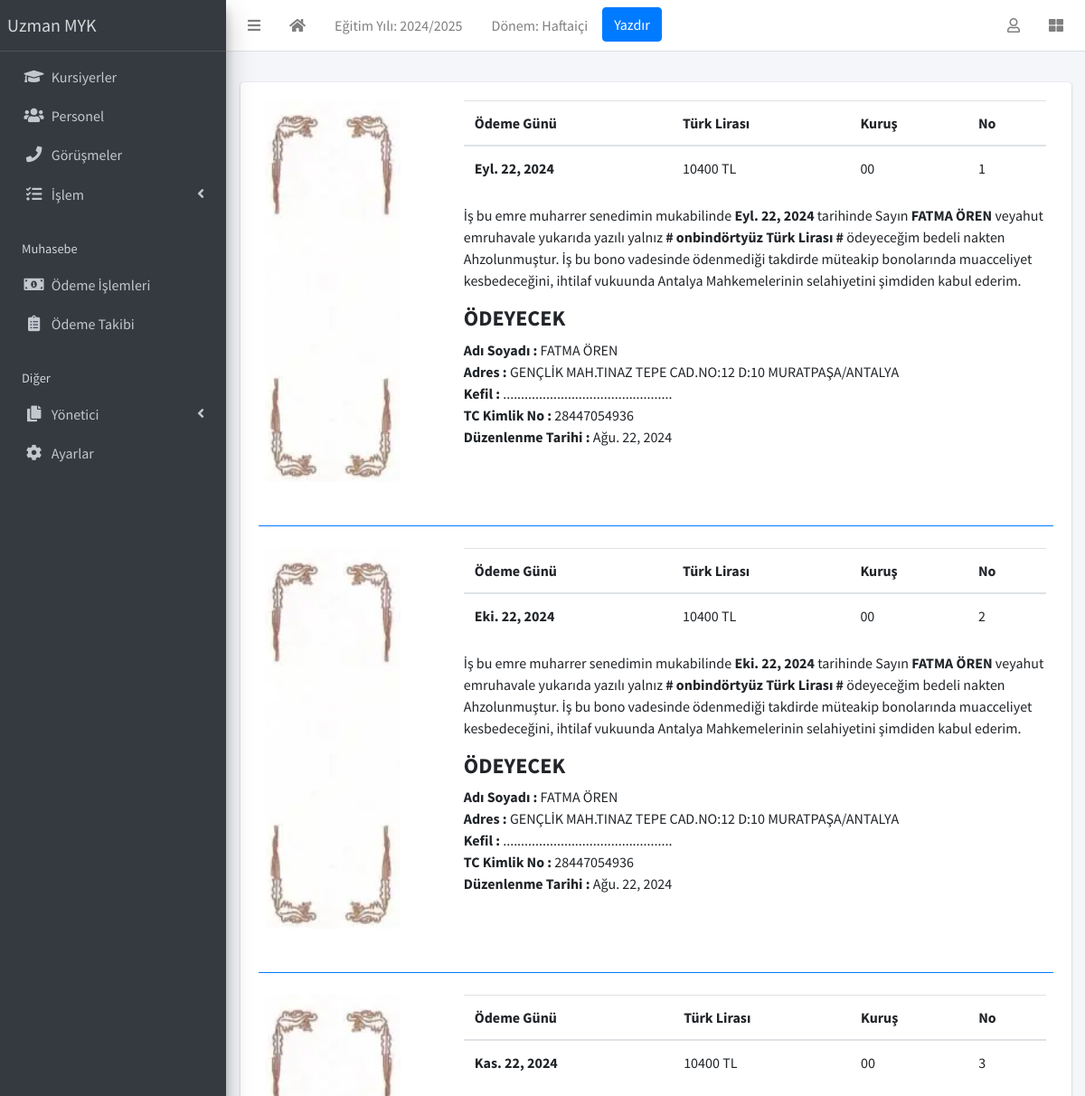
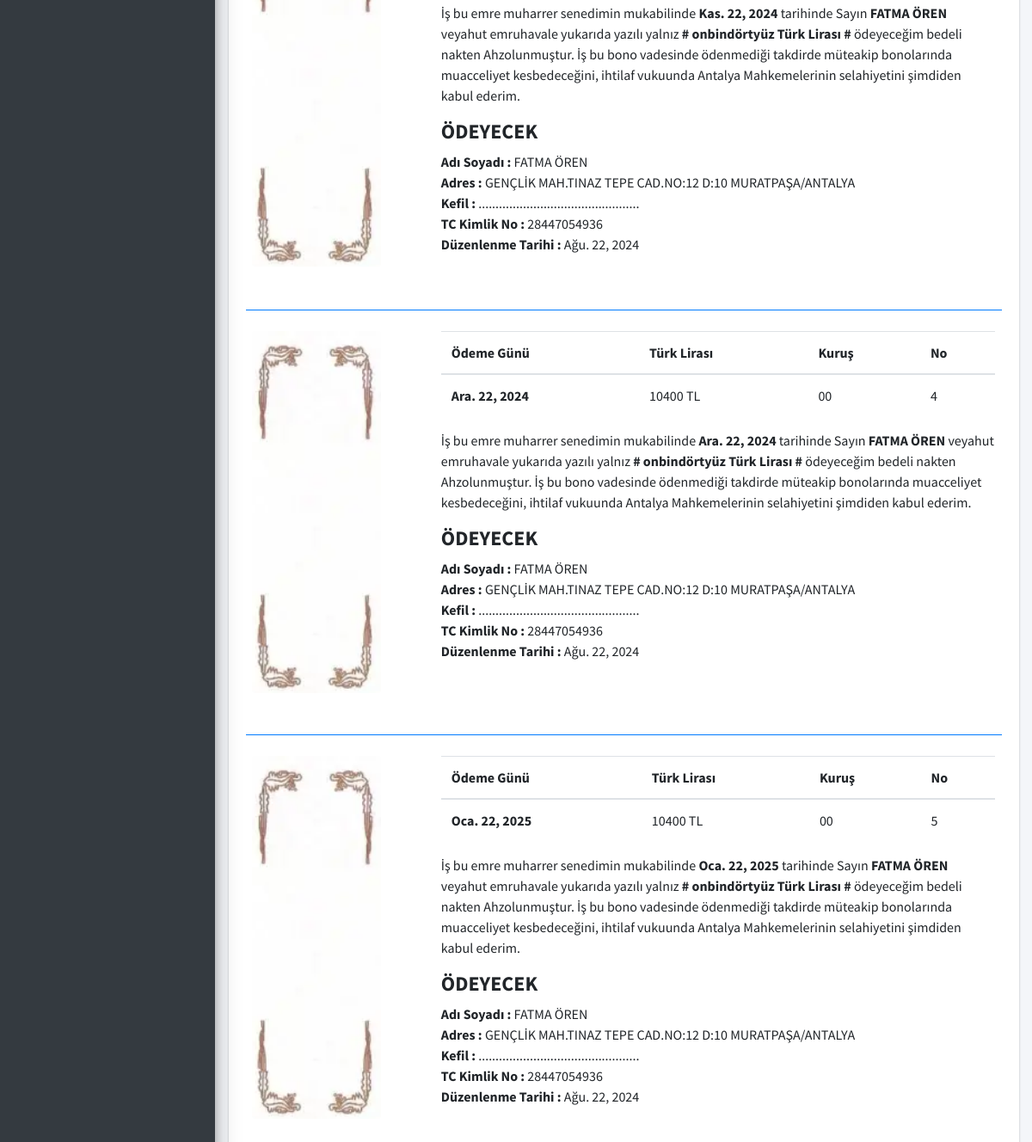
Page /student/student-senet/12 (signed in) on the committed database (2 pictures, top to bottom).
### apps/corecode/models.py (models this page shows, shortened)
class AcademicSession(models.Model):
    name = models.CharField(max_length=200, unique=True, verbose_name = "Eğitim Yılı")
    current = models.BooleanField(default=True, verbose_name = "Aktif Eğitim Yılı")
    class Meta:
        ordering = ["-name"]

class AcademicTerm(models.Model):
    name = models.CharField(max_length=20, unique=True, verbose_name = "Dönem")
    current = models.BooleanField(default=True, verbose_name = "Aktif Dönem")
    class Meta:
        ordering = ["name"]

class SiteConfig(models.Model):
    key = models.SlugField()
    value = models.CharField(max_length=200)

### apps/students/models.py (models this page shows, shortened)
class Student(models.Model):
    STATUS_CHOICES = [("active", "Aktif"), ("inactive", "Pasif")]
    GENDER_CHOICES = [("İlkokul", "İlkokul"), ("Ortaokul", "Ortaokul"), ("Lise", "Lise"), ("Üniversite", "Üniversite"), ("Yüksek Lisans", "Yüksek Lisans"), ("Doktora", "Doktora")]
    current_status = models.CharField(
        max_length=10, choices=STATUS_CHOICES, default="active", verbose_name = "Durumu"
    )
    registration_number = models.CharField(max_length=200, unique=True, verbose_name = "TC Kimlik No")
    firstname = models.CharField(max_length=200, verbose_name = "Adı")
    surname = models.CharField(max_length=200, verbose_name = "Soyadı")
    mobile_num_regex = RegexValidator(
        regex="^[0-9]{10,15}$", message="Girilen cep telefonu numarası doğru formatta değil!"
    )
    parent_mobile_number = models.CharField(
        validators=[mobile_num_regex], max_length=13, blank=True, verbose_name = "Telefon Numarası"
    )
    gender = models.CharField(max_length=100, choices=GENDER_CHOICES, default="male",verbose_name = "Öğrenim Durumu")
    date_of_birth = models.DateField(default=timezone.now, verbose_name = "Doğum Tarihi")
    date_of_admission = models.DateField(default=timezone.now, verbose_name = "Kayıt Tarihi")
    other_name = models.IntegerField(default=0, verbose_name="Taksit Sayısı")
    address = models.TextField(blank=True, verbose_name = "Adres" )
    others = models.TextField(blank=True, verbose_name = "Açıklama")
    passport = models.ImageField(blank=True, upload_to="students/passports/", verbose_name = "Öğrenci Fotoğrafı")
    class Meta:
        ordering = ["surname", "firstname", "other_name"]

### apps/students/views.py (the view)
# urls.py: path("student-senet/<int:pk>", StudentSenetView.as_view(), name="student-senet"),
class StudentSenetView(LoginRequiredMixin, DetailView):
    model = Student
    template_name = "students/student_senet.html"
    def get_context_data(self, **kwargs):
        context = super().get_context_data(**kwargs)
        student = self.object
        invoices = Invoice.objects.filter(student=student)
        total_amount_payable = sum(invoice.total_amount_payable() for invoice in invoices)
        total_amount_paid = sum(invoice.total_amount_paid() for invoice in invoices)
        context["payments"] = invoices
        context["total_amount_payable"] = total_amount_payable
        context["total_amount_paid"] = total_amount_paid
        context["total_balance"] = total_amount_payable - total_amount_paid
        kayit_tarihi = self.object.date_of_admission
        taksit_sayisi = self.object.other_name
        if taksit_sayisi > 0:
            taksit_tarihleri = [kayit_tarihi + relativedelta(months=1+i) for i in range(taksit_sayisi)]
            taksit_degeri = (total_amount_payable - total_amount_paid) / taksit_sayisi
            taksit_lira = int(taksit_degeri)  # Lira kısmı
            taksit_kurus = round((taksit_degeri - taksit_lira) * 100)  # Kuruş kısmı
            taksit_degeri_words = f"{num2words(taksit_lira, lang='tr')} Türk Lirası" + (f" {num2words(taksit_kurus, lang='tr')} Kuruş" if taksit_kurus > 0 else "")
        else:
            taksit_tarihleri = []
            taksit_degeri = 0
            taksit_degeri_words = "Sıfır Türk Lirası"
        context["taksit_tarihleri"] = taksit_tarihleri
        context["taksit_degeri"] = taksit_degeri
        context["taksit_degeri_words"] = taksit_degeri_words
        return context

### apps/corecode/context_processors.py (called while the page is built)
def site_defaults(request):
    current_session = AcademicSession.objects.get(current=True)
    current_term = AcademicTerm.objects.get(current=True)
    vals = SiteConfig.objects.all()
    contexts = {
        "current_session": current_session.name,
        "current_term": current_term.name,
    }
    for val in vals:
        contexts[val.key] = val.value
    return contexts

### apps/finance/models.py (called while the page is built)
    def amount_payable(self):
        items = InvoiceItem.objects.filter(invoice=self)
        return sum(item.amount for item in items)

    def total_amount_payable(self):
        return self.balance_from_previous_term + self.amount_payable()

    def total_amount_paid(self):
        receipts = Receipt.objects.filter(invoice=self)
        return sum(receipt.amount_paid for receipt in receipts)

### apps/students/templates/students/student_senet.html
{% extends 'base.html' %}
{% load static %}
{% load humanize %}
{% block content %}
  {% if taksit_degeri > 0 %}
    {% for tarih in taksit_tarihleri %}
      {% if not forloop.first %}
        <hr class="my-4" style="border-color: #007bff;">
      {% endif %}
      <div class="container">
        <div class="row">
          <div class="col-3">
            <img src="{% static 'dist/img/senet.png' %}" width="150" class="rounded float-left" alt="Senet Resmi">
          </div>
          <div class="col-9">
            <table class="table">
              <thead>
                <tr>
                  <th scope="col">Ödeme Günü</th>
                  <th scope="col">Türk Lirası</th>
                  <th scope="col">Kuruş</th>
                  <th scope="col">No</th>
                </tr>
              </thead>
              <tbody>
                <tr>
                  {% with taksit_lira=taksit_degeri|floatformat:0 taksit_kurus=taksit_degeri|floatformat:2|slice:"-2:" %}
                  <th scope="row">{{ tarih }}</th>
                  <td>{{ taksit_lira }} TL</td>
                  <td>{{ taksit_kurus }}</td>
                  <td>{{ forloop.counter }}</td>
                  {% endwith %}
                </tr>
              </tbody>
            </table>
            <p>
              İş bu emre muharrer senedimin mukabilinde <strong>{{ tarih }}</strong> tarihinde Sayın <strong>{{ object.firstname }} {{ object.surname }}</strong> veyahut emruhavale yukarıda yazılı yalnız <strong># {{ taksit_degeri_words }} # </strong> ödeyeceğim bedeli nakten Ahzolunmuştur. İş bu bono vadesinde ödenmediği takdirde müteakip bonolarında muacceliyet kesbedeceğini, ihtilaf vukuunda Antalya Mahkemelerinin selahiyetini şimdiden kabul ederim.
            </p>
            <p>
              <strong><h4>ÖDEYECEK</h4></strong>
              <strong>Adı Soyadı :</strong> {{ object.firstname }} {{ object.surname }}<br/>
              <strong>Adres :</strong> {{ object.address }}<br/>
              <strong>Kefil :</strong> ...............................................<br/>
              <strong>TC Kimlik No :</strong> {{ object.registration_number }}<br/>
              <strong>Düzenlenme Tarihi :</strong> {{ object.date_of_admission }}<br/>
            </p>
          </div>
        </div>
        <br>
      </div>
    {% endfor %}
  {% else %}
<h3>Taksit sayısı sıfır olduğu için Senet Yazdırılamadı. <strong>Senet Yazdırmak İstiyorsanız Taksit Sayısı Sıfırdan Farklı Olmalı! </strong></h3>
  {% endif %}
{% endblock content %}

### templates/base.html (shortened to what this page needs)
{% load static %}
<!DOCTYPE html>
<html lang="tr">
<head>
  <link rel="stylesheet" href="{% static 'plugins/fontawesome-free/css/all.min.css' %}">
  <link rel="stylesheet" href="{% static 'plugins/toastr/toastr.min.css' %}">
  <link rel="stylesheet"
    href="{% static 'plugins/overlayScrollbars/css/OverlayScrollbars.min.css' %}">
  <link rel="stylesheet" href="{% static 'plugins/Datatables/datatables.min.css' %}" />
  <link rel="stylesheet" href="{% static 'dist/css/adminlte.min.css' %}">
</head>
<body
  class="hold-transition sidebar-mini layout-fixed layout-navbar-fixed layout-footer-fixed">
  <div class="wrapper">
    <nav class="main-header navbar navbar-expand navbar-white navbar-light">
      <ul class="navbar-nav">
        <li class="nav-item">
          <a class="nav-link" data-widget="pushmenu" href="#" role="button"><i
              class="fas fa-bars"></i></a>
        </li>
        <li class="nav-item d-none d-sm-inline-block">
          <a href="{% url 'home' %} " class="nav-link"><i class="fa fa-home"></i></a>
        </li>
        <li class="nav-item d-none d-sm-inline-block">
          <a href="{% url 'current-session' %}" class="nav-link">Eğitim Yılı: {{ current_session }}</a>
        </li>
        <li class="nav-item d-none d-sm-inline-block">
          <a href="{% url 'current-session' %}" class="nav-link">Dönem: {{ current_term }}</a>
        </li>
        <li class="nav-item d-none d-sm-inline-block">
          <button onclick="window.print()" class="btn btn-primary">Yazdır</button>
        </li>
      </ul>
      <ul class="navbar-nav ml-auto">
        <li class="nav-item dropdown">
          <a class="nav-link" data-toggle="dropdown" href="#">
            <i class="far fa-user"></i>
          </a>
        </li>
        <li class="nav-item">
          <a class="nav-link" data-widget="control-sidebar" data-slide="true"
            href="#" role="button"><i class="fas fa-th-large"></i></a>
        </li>
      </ul>
    </nav>
    <aside class="main-sidebar sidebar-dark-primary elevation-4">
      <a href="{% url 'home' %}" class="brand-link">{{ school_name | default:"MySchool" }}</a>
      <div class="sidebar">
        <nav class="mt-2">
          <ul class="nav nav-pills nav-sidebar flex-column"
            data-widget="treeview" role="menu" data-accordion="false">
            <li class="nav-item">
              <a href="{% url 'student-list' %}" class="nav-link">
                <i class="nav-icon fas fa-graduation-cap"></i>
                <p>
                  Kursiyerler
                </p>
              </a>
            </li>
            <li class="nav-item">
              <a href="{% url 'staff-list' %}" class="nav-link">
                <i class="nav-icon fas fa-users"></i>
                <p>
                  Personel
                </p>
              </a>
            </li>
            <li class="nav-item">
              <a href="{% url 'call-list' %}" class="nav-link">
                <i class="nav-icon fas fa-phone"></i>
                <p>
                  Görüşmeler
                </p>
              </a>
            </li>
            <li class="nav-item has-treeview">
              <a href="#" class="nav-link">
                <i class="nav-icon fas fa-tasks"></i>
                <p>
                  İşlem
                  <i class="right fas fa-angle-left"></i>
                </p>
              </a>
            </li>
            <li class="nav-header">Muhasebe</li>
            <li class="nav-item">
              <a href="{% url 'invoice-list' %}" class="nav-link">
                <i class="nav-icon fas fa-money-bill-alt"></i>
                <p>
                  Ödeme İşlemleri
                </p>
              </a>
            </li>
            <li class="nav-item">
              <a href="{% url 'invoice-takip' %}" class="nav-link">
                <i class="nav-icon fas fa-clipboard-list"></i>
                <p>
                  Ödeme Takibi
                </p>
              </a>
            </li>
            <li class="nav-header">Diğer</li>
            <li class="nav-item has-treeview">
              <a href="#" class="nav-link">
                <i class="nav-icon fas fa-copy"></i>
                <p>
                  Yönetici
                  <i class="fas fa-angle-left right"></i>
                </p>
              </a>
            </li>
            <li class="nav-item">
              <a href="{% url 'configs' %}" class="nav-link">
                <i class="nav-icon fas fa-cog"></i>
                <p>
                  Ayarlar
                </p>
              </a>
            </li>
          </ul>
        </nav>
      </div>
    </aside>
    <div class="content-wrapper">
      <section class="content-header">
      </section>
      <section class="content">
        <div class="container-fluid">
          <div class="row">
            <div class="col-md-12">
              {% block fullcard %}
              <div class="card">
                <div class="card-body">
                  <div class="row">
                    <div class="col">
                      {% block content %}
                      {% endblock content %}
                    </div>
                  </div>
                </div>
              </div>
              {% endblock fullcard %}
            </div>
          </div>
        </div>
      </section>
    </div>
  </div>
</body>
</html>

### rows in the picture
AcademicSession: name "2024/2025"
AcademicTerm: name "Haftaiçi"
SiteConfig: value "Uzman MYK"
Student: firstname "FATMA" "FATMA" "FATMA" "FATMA" "FATMA", surname "ÖREN" "ÖREN" "ÖREN" "ÖREN" "ÖREN", firstname "FATMA" "FATMA" "FATMA" "FATMA" "FATMA", surname "ÖREN" "ÖREN" "ÖREN" "ÖREN" "ÖREN", address "GENÇLİK MAH.TINAZ TEPE CAD.NO:12 D:10 MURATPAŞA/ANTALYA" "GENÇLİK MAH.TINAZ TEPE CAD.NO:12 D:10 MURATPAŞA/ANTALYA" "GENÇLİK MAH.TINAZ TEPE CAD.NO:12 D:10 MURATPAŞA/ANTALYA" "GENÇLİK MAH.TINAZ TEPE CAD.NO:12 D:10 MURATPAŞA/ANTALYA" "GENÇLİK MAH.TINAZ TEPE CAD.NO:12 D:10 MURATPAŞA/ANTALYA", registration_number "28447054936" "28447054936" "28447054936" "28447054936" "28447054936", date_of_admission "Ağu. 22, 2024" "Ağu. 22, 2024" "Ağu. 22, 2024" "Ağu. 22, 2024" "Ağu. 22, 2024"

### other values in the picture
{{ tarih }} "Eyl. 22, 2024" "Eki. 22, 2024" "Kas. 22, 2024" "Ara. 22, 2024" "Oca. 22, 2025"
{{ taksit_lira }} "10400" "10400" "10400" "10400" "10400"
{{ taksit_kurus }} "00" "00" "00" "00" "00"
{{ taksit_degeri_words }} "onbindörtyüz Türk Lirası" "onbindörtyüz Türk Lirası" "onbindörtyüz Türk Lirası" "onbindörtyüz Türk Lirası" "onbindörtyüz Türk Lirası"
